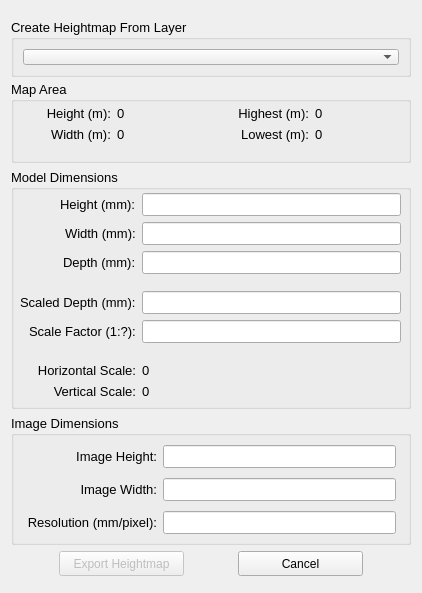
<?xml version="1.0" encoding="UTF-8"?>
<ui version="4.0">
 <class>HeightmapExportDialog</class>
 <widget class="QDialog" name="HeightmapExportDialog">
  <property name="windowModality">
   <enum>Qt::WindowModal</enum>
  </property>
  <property name="geometry">
   <rect>
    <x>0</x>
    <y>0</y>
    <width>420</width>
    <height>593</height>
   </rect>
  </property>
  <property name="sizePolicy">
   <sizepolicy hsizetype="Fixed" vsizetype="Fixed">
    <horstretch>0</horstretch>
    <verstretch>0</verstretch>
   </sizepolicy>
  </property>
  <property name="windowTitle">
   <string>Heightmap Export</string>
  </property>
  <property name="windowIcon">
   <iconset resource="resources.qrc">
    <normaloff>:/plugins/HeightmapExport/HeightmapExport.png</normaloff>:/plugins/HeightmapExport/HeightmapExport.png</iconset>
  </property>
  <layout class="QVBoxLayout" name="verticalLayout">
   <item>
    <layout class="QVBoxLayout" name="MainVLayout">
     <item>
      <widget class="QGroupBox" name="ExportLayer">
       <property name="minimumSize">
        <size>
         <width>0</width>
         <height>58</height>
        </size>
       </property>
       <property name="maximumSize">
        <size>
         <width>16777215</width>
         <height>53</height>
        </size>
       </property>
       <property name="font">
        <font>
         <family>Arial</family>
         <pointsize>10</pointsize>
        </font>
       </property>
       <property name="title">
        <string>Create Heightmap From Layer</string>
       </property>
       <layout class="QVBoxLayout" name="verticalLayout_2">
        <item>
         <widget class="QgsMapLayerComboBox" name="LayerComboBox"/>
        </item>
       </layout>
      </widget>
     </item>
     <item>
      <widget class="QGroupBox" name="MapArea">
       <property name="sizePolicy">
        <sizepolicy hsizetype="Fixed" vsizetype="Fixed">
         <horstretch>0</horstretch>
         <verstretch>0</verstretch>
        </sizepolicy>
       </property>
       <property name="minimumSize">
        <size>
         <width>400</width>
         <height>82</height>
        </size>
       </property>
       <property name="font">
        <font>
         <family>Arial</family>
         <pointsize>10</pointsize>
         <weight>50</weight>
         <bold>false</bold>
        </font>
       </property>
       <property name="title">
        <string>Map Area</string>
       </property>
       <widget class="QWidget" name="horizontalLayoutWidget">
        <property name="geometry">
         <rect>
          <x>0</x>
          <y>20</y>
          <width>404</width>
          <height>51</height>
         </rect>
        </property>
        <layout class="QHBoxLayout" name="MapAreaHL">
         <item>
          <layout class="QFormLayout" name="MapAreaRight">
           <property name="fieldGrowthPolicy">
            <enum>QFormLayout::AllNonFixedFieldsGrow</enum>
           </property>
           <property name="labelAlignment">
            <set>Qt::AlignRight|Qt::AlignTrailing|Qt::AlignVCenter</set>
           </property>
           <property name="topMargin">
            <number>5</number>
           </property>
           <item row="0" column="0">
            <widget class="QLabel" name="lblHeight">
             <property name="sizePolicy">
              <sizepolicy hsizetype="Fixed" vsizetype="Fixed">
               <horstretch>0</horstretch>
               <verstretch>0</verstretch>
              </sizepolicy>
             </property>
             <property name="minimumSize">
              <size>
               <width>100</width>
               <height>0</height>
              </size>
             </property>
             <property name="font">
              <font>
               <family>Arial</family>
               <pointsize>10</pointsize>
               <weight>50</weight>
               <bold>false</bold>
              </font>
             </property>
             <property name="text">
              <string>Height (m):</string>
             </property>
             <property name="alignment">
              <set>Qt::AlignRight|Qt::AlignTrailing|Qt::AlignVCenter</set>
             </property>
            </widget>
           </item>
           <item row="0" column="1">
            <widget class="QLabel" name="MapHeight">
             <property name="minimumSize">
              <size>
               <width>80</width>
               <height>0</height>
              </size>
             </property>
             <property name="font">
              <font>
               <weight>50</weight>
               <bold>false</bold>
              </font>
             </property>
             <property name="text">
              <string>0</string>
             </property>
            </widget>
           </item>
           <item row="1" column="0">
            <widget class="QLabel" name="lblWidth">
             <property name="font">
              <font>
               <weight>50</weight>
               <bold>false</bold>
              </font>
             </property>
             <property name="text">
              <string>Width (m):</string>
             </property>
            </widget>
           </item>
           <item row="1" column="1">
            <widget class="QLabel" name="MapWidth">
             <property name="font">
              <font>
               <weight>50</weight>
               <bold>false</bold>
              </font>
             </property>
             <property name="text">
              <string>0</string>
             </property>
            </widget>
           </item>
          </layout>
         </item>
         <item>
          <layout class="QFormLayout" name="MapAreaLeft">
           <property name="labelAlignment">
            <set>Qt::AlignRight|Qt::AlignTrailing|Qt::AlignVCenter</set>
           </property>
           <property name="topMargin">
            <number>5</number>
           </property>
           <item row="0" column="0">
            <widget class="QLabel" name="lblHighest">
             <property name="minimumSize">
              <size>
               <width>100</width>
               <height>0</height>
              </size>
             </property>
             <property name="font">
              <font>
               <weight>50</weight>
               <bold>false</bold>
              </font>
             </property>
             <property name="text">
              <string>Highest (m):</string>
             </property>
             <property name="alignment">
              <set>Qt::AlignRight|Qt::AlignTrailing|Qt::AlignVCenter</set>
             </property>
            </widget>
           </item>
           <item row="0" column="1">
            <widget class="QLabel" name="MapHighest">
             <property name="minimumSize">
              <size>
               <width>80</width>
               <height>0</height>
              </size>
             </property>
             <property name="font">
              <font>
               <weight>50</weight>
               <bold>false</bold>
              </font>
             </property>
             <property name="text">
              <string>0</string>
             </property>
            </widget>
           </item>
           <item row="1" column="0">
            <widget class="QLabel" name="lblLowest">
             <property name="minimumSize">
              <size>
               <width>0</width>
               <height>0</height>
              </size>
             </property>
             <property name="font">
              <font>
               <weight>50</weight>
               <bold>false</bold>
              </font>
             </property>
             <property name="text">
              <string>Lowest (m):</string>
             </property>
             <property name="alignment">
              <set>Qt::AlignRight|Qt::AlignTrailing|Qt::AlignVCenter</set>
             </property>
            </widget>
           </item>
           <item row="1" column="1">
            <widget class="QLabel" name="MapLowest">
             <property name="sizePolicy">
              <sizepolicy hsizetype="Minimum" vsizetype="Preferred">
               <horstretch>0</horstretch>
               <verstretch>0</verstretch>
              </sizepolicy>
             </property>
             <property name="minimumSize">
              <size>
               <width>100</width>
               <height>0</height>
              </size>
             </property>
             <property name="font">
              <font>
               <weight>50</weight>
               <bold>false</bold>
              </font>
             </property>
             <property name="text">
              <string>0</string>
             </property>
            </widget>
           </item>
          </layout>
         </item>
        </layout>
       </widget>
      </widget>
     </item>
     <item>
      <widget class="QGroupBox" name="ModelDimensions">
       <property name="sizePolicy">
        <sizepolicy hsizetype="Fixed" vsizetype="Fixed">
         <horstretch>0</horstretch>
         <verstretch>0</verstretch>
        </sizepolicy>
       </property>
       <property name="minimumSize">
        <size>
         <width>400</width>
         <height>240</height>
        </size>
       </property>
       <property name="font">
        <font>
         <family>Arial</family>
         <pointsize>10</pointsize>
         <weight>50</weight>
         <bold>false</bold>
        </font>
       </property>
       <property name="title">
        <string>Model Dimensions</string>
       </property>
       <widget class="QWidget" name="formLayoutWidget_2">
        <property name="geometry">
         <rect>
          <x>9</x>
          <y>19</y>
          <width>381</width>
          <height>211</height>
         </rect>
        </property>
        <layout class="QFormLayout" name="ModelDimFL">
         <property name="fieldGrowthPolicy">
          <enum>QFormLayout::AllNonFixedFieldsGrow</enum>
         </property>
         <property name="labelAlignment">
          <set>Qt::AlignRight|Qt::AlignTrailing|Qt::AlignVCenter</set>
         </property>
         <property name="topMargin">
          <number>5</number>
         </property>
         <item row="0" column="0">
          <widget class="QLabel" name="lblModelHeight">
           <property name="text">
            <string>Height (mm):</string>
           </property>
          </widget>
         </item>
         <item row="0" column="1">
          <widget class="QLineEdit" name="ModelHeight"/>
         </item>
         <item row="1" column="0">
          <widget class="QLabel" name="lblModelWidth">
           <property name="text">
            <string>Width (mm):</string>
           </property>
          </widget>
         </item>
         <item row="1" column="1">
          <widget class="QLineEdit" name="ModelWidth"/>
         </item>
         <item row="2" column="0">
          <widget class="QLabel" name="lblModelDepth">
           <property name="text">
            <string>Depth (mm):</string>
           </property>
          </widget>
         </item>
         <item row="2" column="1">
          <widget class="QLineEdit" name="ModelDepth"/>
         </item>
         <item row="3" column="0">
          <spacer name="verticalSpacer">
           <property name="orientation">
            <enum>Qt::Vertical</enum>
           </property>
           <property name="sizeType">
            <enum>QSizePolicy::Fixed</enum>
           </property>
           <property name="sizeHint" stdset="0">
            <size>
             <width>20</width>
             <height>5</height>
            </size>
           </property>
          </spacer>
         </item>
         <item row="4" column="0">
          <widget class="QLabel" name="lblScaleDepth">
           <property name="text">
            <string>Scaled Depth (mm):</string>
           </property>
          </widget>
         </item>
         <item row="4" column="1">
          <widget class="QLineEdit" name="ScaleDepth"/>
         </item>
         <item row="5" column="0">
          <widget class="QLabel" name="lblScaleFactor">
           <property name="text">
            <string>Scale Factor (1:?):</string>
           </property>
          </widget>
         </item>
         <item row="5" column="1">
          <widget class="QLineEdit" name="ScaleFactor"/>
         </item>
         <item row="7" column="0">
          <widget class="QLabel" name="lblHorizontalScale">
           <property name="text">
            <string>Horizontal Scale:</string>
           </property>
           <property name="alignment">
            <set>Qt::AlignRight|Qt::AlignTrailing|Qt::AlignVCenter</set>
           </property>
          </widget>
         </item>
         <item row="7" column="1">
          <widget class="QLabel" name="HorizontalScale">
           <property name="text">
            <string>0</string>
           </property>
          </widget>
         </item>
         <item row="8" column="0">
          <widget class="QLabel" name="lblVerticalScale">
           <property name="text">
            <string>Vertical Scale:</string>
           </property>
           <property name="alignment">
            <set>Qt::AlignRight|Qt::AlignTrailing|Qt::AlignVCenter</set>
           </property>
          </widget>
         </item>
         <item row="8" column="1">
          <widget class="QLabel" name="VerticalScale">
           <property name="text">
            <string>0</string>
           </property>
          </widget>
         </item>
         <item row="6" column="0">
          <spacer name="verticalSpacer_2">
           <property name="orientation">
            <enum>Qt::Vertical</enum>
           </property>
           <property name="sizeHint" stdset="0">
            <size>
             <width>20</width>
             <height>5</height>
            </size>
           </property>
          </spacer>
         </item>
        </layout>
       </widget>
      </widget>
     </item>
     <item>
      <widget class="QGroupBox" name="ImageDimensions">
       <property name="sizePolicy">
        <sizepolicy hsizetype="Fixed" vsizetype="Fixed">
         <horstretch>0</horstretch>
         <verstretch>0</verstretch>
        </sizepolicy>
       </property>
       <property name="minimumSize">
        <size>
         <width>400</width>
         <height>130</height>
        </size>
       </property>
       <property name="font">
        <font>
         <family>Arial</family>
         <pointsize>10</pointsize>
        </font>
       </property>
       <property name="title">
        <string>Image Dimensions</string>
       </property>
       <widget class="QWidget" name="gridLayoutWidget_5">
        <property name="geometry">
         <rect>
          <x>10</x>
          <y>20</y>
          <width>381</width>
          <height>112</height>
         </rect>
        </property>
        <layout class="QGridLayout" name="ImageDimFL">
         <property name="margin">
          <number>6</number>
         </property>
         <item row="0" column="0">
          <widget class="QLabel" name="lblImageHeight">
           <property name="text">
            <string>Image Height:</string>
           </property>
           <property name="alignment">
            <set>Qt::AlignRight|Qt::AlignTrailing|Qt::AlignVCenter</set>
           </property>
          </widget>
         </item>
         <item row="0" column="1">
          <widget class="QLineEdit" name="ImageHeight"/>
         </item>
         <item row="1" column="0">
          <widget class="QLabel" name="lblImageWidth">
           <property name="text">
            <string>Image Width:</string>
           </property>
           <property name="alignment">
            <set>Qt::AlignRight|Qt::AlignTrailing|Qt::AlignVCenter</set>
           </property>
          </widget>
         </item>
         <item row="1" column="1">
          <widget class="QLineEdit" name="ImageWidth"/>
         </item>
         <item row="2" column="0">
          <widget class="QLabel" name="lblResolution">
           <property name="text">
            <string>Resolution (mm/pixel):</string>
           </property>
           <property name="alignment">
            <set>Qt::AlignRight|Qt::AlignTrailing|Qt::AlignVCenter</set>
           </property>
          </widget>
         </item>
         <item row="2" column="1">
          <widget class="QLineEdit" name="Resolution"/>
         </item>
        </layout>
       </widget>
      </widget>
     </item>
     <item>
      <layout class="QHBoxLayout" name="ButtonsHL">
       <property name="sizeConstraint">
        <enum>QLayout::SetMinimumSize</enum>
       </property>
       <item>
        <widget class="QToolButton" name="ExportHeightmap">
         <property name="enabled">
          <bool>false</bool>
         </property>
         <property name="minimumSize">
          <size>
           <width>125</width>
           <height>25</height>
          </size>
         </property>
         <property name="maximumSize">
          <size>
           <width>100</width>
           <height>25</height>
          </size>
         </property>
         <property name="text">
          <string>Export Heightmap</string>
         </property>
        </widget>
       </item>
       <item>
        <widget class="QToolButton" name="CancelDialog">
         <property name="minimumSize">
          <size>
           <width>125</width>
           <height>25</height>
          </size>
         </property>
         <property name="maximumSize">
          <size>
           <width>100</width>
           <height>25</height>
          </size>
         </property>
         <property name="text">
          <string>Cancel</string>
         </property>
        </widget>
       </item>
      </layout>
     </item>
    </layout>
   </item>
  </layout>
 </widget>
 <customwidgets>
  <customwidget>
   <class>QgsMapLayerComboBox</class>
   <extends>QComboBox</extends>
   <header>qgis.gui</header>
  </customwidget>
 </customwidgets>
 <tabstops>
  <tabstop>LayerComboBox</tabstop>
 </tabstops>
 <connections/>
</ui>
